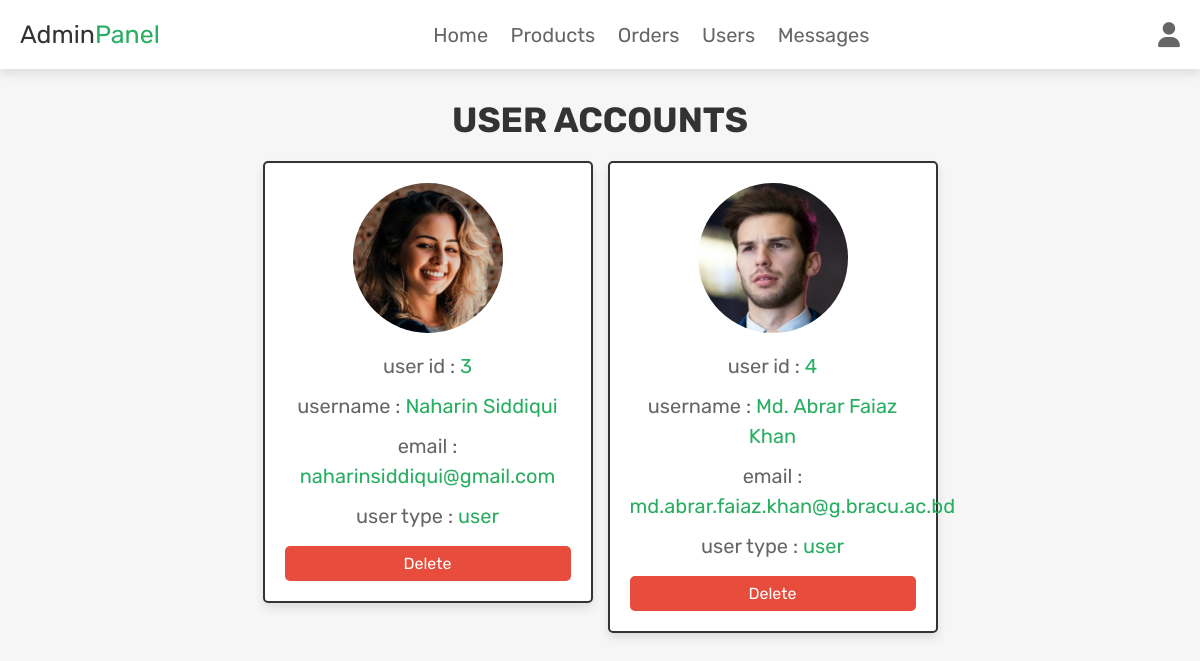
/admin_users.php (signed in), run on the app's committed database.
### tables this page shows
CREATE TABLE `users` (
  `id` int(100) NOT NULL,
  `name` varchar(100) NOT NULL,
  `email` varchar(100) NOT NULL,
  `password` varchar(100) NOT NULL,
  `user_type` varchar(20) NOT NULL DEFAULT 'user',
  `image` varchar(100) NOT NULL
);

### admin_users.php (the view, shortened to what this page needs)
<?php
@include 'config.php';
$admin_id = $_SESSION['admin_id'];
?>
<!DOCTYPE html>
<html lang="en">
<head>
   <link rel="stylesheet" href="https://cdnjs.cloudflare.com/ajax/libs/font-awesome/6.1.1/css/all.min.css">
   <link rel="stylesheet" href="css/admin_style.css">
</head>
<body>
<?php include 'admin_header.php'; ?>
<section class="user-accounts">
   <h1 class="title">user accounts</h1>
   <div class="box-container">
      <?php
         $select_users = $conn->prepare("SELECT * FROM `users`");
         $select_users->execute();
         while($fetch_users = $select_users->fetch(PDO::FETCH_ASSOC)){
      ?>
      <div class="box" style="<?php if($fetch_users['id'] == $admin_id){ echo 'display:none'; }; ?>">
         <img src="uploaded_img/<?= $fetch_users['image']; ?>" alt="">
         <p> user id : <span><?= $fetch_users['id']; ?></span></p>
         <p> username : <span><?= $fetch_users['name']; ?></span></p>
         <p> email : <span><?= $fetch_users['email']; ?></span></p>
         <p> user type : <span style=" color:<?php if($fetch_users['user_type'] == 'admin'){ echo 'orange'; }; ?>"><?= $fetch_users['user_type']; ?></span></p>
         <a href="admin_users.php?delete=<?= $fetch_users['id']; ?>" onclick="return confirm('delete this user?');" class="delete-btn">delete</a>
      </div>
      <?php
      }
      ?>
   </div>
</section>
</body>
</html>

### css/admin_style.css (style rules this page uses)
.user-accounts .box-container { display: grid; grid-template-columns: repeat(auto-fit, 33rem); gap:1.5rem; align-items: flex-start; justify-content:center; }
.user-accounts .box-container .box { border:var(--border); box-shadow: var(--box-shadow); background-color: var(--white); border-radius: .5rem; padding:2rem; text-align: center; }
.user-accounts .box-container .box img { height: 15rem; width: 15rem; border-radius: 50%; object-fit: cover; margin-bottom: 1rem; }
.user-accounts .box-container .box p { line-height: 1.5; padding:.5rem 0; font-size: 2rem; color:var(--light-color); }
.user-accounts .box-container .box p span { color:var(--green); }

### css/components.css (style rules this page uses)
:root { --green:#27ae60; --orange:#f39c12; --red:#e74c3c; --black:#333; --light-color:#666; --white:#fff; --light-bg:#f6f6f6; --border:.2rem solid var(--black); --box-shadow:0 .5rem 1rem rgba(0,0,0,.1); }
* { font-family: 'Rubik', sans-serif; margin:0; padding:0; box-sizing: border-box; outline: none; border:none; text-decoration: none; color:var(--black); }
body { background-color: var(--light-bg); }
html { font-size: 62.5%; overflow-x: hidden; scroll-behavior: smooth; scroll-padding-top: 6.5rem; }
section { padding:3rem 2rem; max-width: 1200px; margin:0 auto; }
.btn, .delete-btn, .option-btn { display: block; width: 100%; margin-top: 1rem; border-radius: .5rem; color:var(--white); font-size: 1.6rem; padding:0.8rem 1.2rem; text-transform: capitalize; cursor: pointer; text-align: center; }
.delete-btn { background-color: var(--red); }
.title { text-align: center; margin-bottom: 2rem; text-transform: uppercase; color:var(--black); font-size: 3.5rem; }

### data on the page
users: image (picture), id "3", name "Naharin Siddiqui", email "naharinsiddiqui@gmail.com", user_type "user"
users: image (picture), id "4", name "Md. Abrar Faiaz Khan", email "md.abrar.faiaz.khan@g.bracu.ac.bd", user_type "user"
